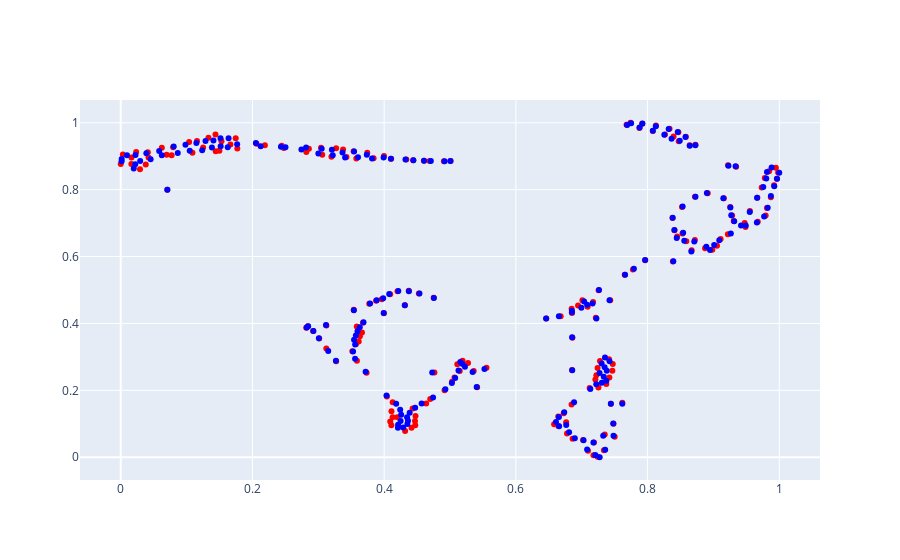

Here is the notebook cell this chart was saved with:
### Code cell
import plotly.graph_objects as go
from sklearn.manifold import TSNE
from sklearn.preprocessing import MinMaxScaler
    
tnse = TSNE() 
scaler = MinMaxScaler()

viz_ds = np.concatenate([noisy_expert_buffer.observations[:200], source_expert_ds.observations[:200]], axis=0)
tnse_gaussian = scaler.fit_transform(tnse.fit_transform(viz_ds))

fig = go.Figure()
fig.add_trace(
    go.Scatter(x=tnse_gaussian[:, 0], y=tnse_gaussian[:, 1], mode='markers', marker=dict(color=['red'] * 200 + ['blue'] * source_expert_ds.observations[:200].shape[0]))
)
fig.show()

### Figure 1 — Plotly figure (JSON) as saved in the notebook; plotly's stock layout.template omitted (floating-point values rounded to 4 significant figures; data arrays with more than 128 entries replaced by an {"elided": "..."} marker saying what was removed)
{"data": [{"marker": {"color": {"elided": "400 str values"}}, "mode": "markers", "type": "scatter", "x": {"elided": "400 float values"}, "y": {"elided": "400 float values"}}], "layout": {}}
